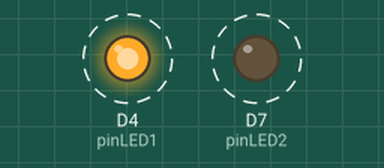
Bench run of a sketch on a simulated ESP8266 (Wemos D1 mini). On the bench: output pins drawn as LEDs (lit = HIGH). Dashed ring = blinking.

Above: at 0.5 s.
Timing chart, 0 to 4.6 s (numbered marks = the images above):
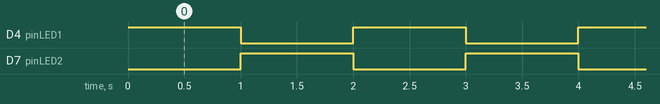

The sketch:

ex_led1.ino
```cpp
// Board : Wemos R1 D1

#define pinLED1 D4
#define pinLED2 D7

void setup()
{
  pinMode(pinLED1, OUTPUT);
  pinMode(pinLED2, OUTPUT);
}

void loop()
{
  digitalWrite(pinLED1, HIGH);
  digitalWrite(pinLED2, LOW);
  delay(1000);

  digitalWrite(pinLED1, LOW);
  digitalWrite(pinLED2, HIGH);
  delay(1000);
}
```

Measured:
- by itself, D4 (pinLED1), D7 (pinLED2): alternates HIGH for 1.0 s and LOW for 1.0 s
